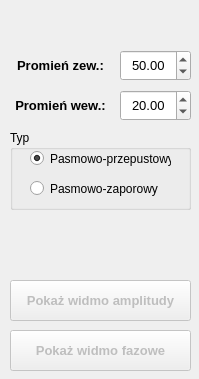
<?xml version="1.0" encoding="UTF-8"?>
<ui version="4.0">
 <class>BandPassStopFilter</class>
 <widget class="QWidget" name="BandPassStopFilter">
  <property name="geometry">
   <rect>
    <x>0</x>
    <y>0</y>
    <width>199</width>
    <height>379</height>
   </rect>
  </property>
  <property name="minimumSize">
   <size>
    <width>199</width>
    <height>379</height>
   </size>
  </property>
  <property name="maximumSize">
   <size>
    <width>199</width>
    <height>379</height>
   </size>
  </property>
  <property name="windowTitle">
   <string>Form</string>
  </property>
  <widget class="QPushButton" name="phaseButton">
   <property name="enabled">
    <bool>false</bool>
   </property>
   <property name="geometry">
    <rect>
     <x>10</x>
     <y>330</y>
     <width>181</width>
     <height>41</height>
    </rect>
   </property>
   <property name="font">
    <font>
     <pointsize>10</pointsize>
     <weight>75</weight>
     <bold>true</bold>
    </font>
   </property>
   <property name="text">
    <string>Pokaż widmo fazowe</string>
   </property>
  </widget>
  <widget class="QPushButton" name="amplitudeButton">
   <property name="enabled">
    <bool>false</bool>
   </property>
   <property name="geometry">
    <rect>
     <x>10</x>
     <y>280</y>
     <width>181</width>
     <height>41</height>
    </rect>
   </property>
   <property name="font">
    <font>
     <pointsize>10</pointsize>
     <weight>75</weight>
     <bold>true</bold>
    </font>
   </property>
   <property name="text">
    <string>Pokaż widmo amplitudy</string>
   </property>
  </widget>
  <widget class="QDoubleSpinBox" name="exteriorRadiusDoubleSpinBox">
   <property name="geometry">
    <rect>
     <x>120</x>
     <y>50</y>
     <width>71</width>
     <height>31</height>
    </rect>
   </property>
   <property name="font">
    <font>
     <pointsize>10</pointsize>
    </font>
   </property>
   <property name="alignment">
    <set>Qt::AlignCenter</set>
   </property>
   <property name="maximum">
    <double>256.990000000000009</double>
   </property>
   <property name="value">
    <double>50.000000000000000</double>
   </property>
  </widget>
  <widget class="QLabel" name="radiusLabel">
   <property name="geometry">
    <rect>
     <x>10</x>
     <y>50</y>
     <width>101</width>
     <height>31</height>
    </rect>
   </property>
   <property name="font">
    <font>
     <pointsize>10</pointsize>
     <weight>75</weight>
     <bold>true</bold>
    </font>
   </property>
   <property name="text">
    <string>Promień zew.:</string>
   </property>
   <property name="alignment">
    <set>Qt::AlignCenter</set>
   </property>
  </widget>
  <widget class="QGroupBox" name="filtrTypeGroupBox">
   <property name="geometry">
    <rect>
     <x>10</x>
     <y>130</y>
     <width>181</width>
     <height>80</height>
    </rect>
   </property>
   <property name="title">
    <string>Typ</string>
   </property>
   <widget class="QRadioButton" name="bandPassRadioButton">
    <property name="geometry">
     <rect>
      <x>20</x>
      <y>20</y>
      <width>141</width>
      <height>17</height>
     </rect>
    </property>
    <property name="text">
     <string>Pasmowo-przepustowy</string>
    </property>
    <property name="checked">
     <bool>true</bool>
    </property>
   </widget>
   <widget class="QRadioButton" name="bandStopRadioButton">
    <property name="geometry">
     <rect>
      <x>20</x>
      <y>50</y>
      <width>141</width>
      <height>17</height>
     </rect>
    </property>
    <property name="text">
     <string>Pasmowo-zaporowy</string>
    </property>
   </widget>
  </widget>
  <widget class="QDoubleSpinBox" name="interiorRadiusDoubleSpinBox">
   <property name="geometry">
    <rect>
     <x>120</x>
     <y>90</y>
     <width>71</width>
     <height>31</height>
    </rect>
   </property>
   <property name="font">
    <font>
     <pointsize>10</pointsize>
    </font>
   </property>
   <property name="alignment">
    <set>Qt::AlignCenter</set>
   </property>
   <property name="maximum">
    <double>256.990000000000009</double>
   </property>
   <property name="value">
    <double>20.000000000000000</double>
   </property>
  </widget>
  <widget class="QLabel" name="radiusLabel_2">
   <property name="geometry">
    <rect>
     <x>10</x>
     <y>90</y>
     <width>101</width>
     <height>31</height>
    </rect>
   </property>
   <property name="font">
    <font>
     <pointsize>10</pointsize>
     <weight>75</weight>
     <bold>true</bold>
    </font>
   </property>
   <property name="text">
    <string>Promień wew.:</string>
   </property>
   <property name="alignment">
    <set>Qt::AlignCenter</set>
   </property>
  </widget>
 </widget>
 <resources/>
 <connections/>
</ui>
